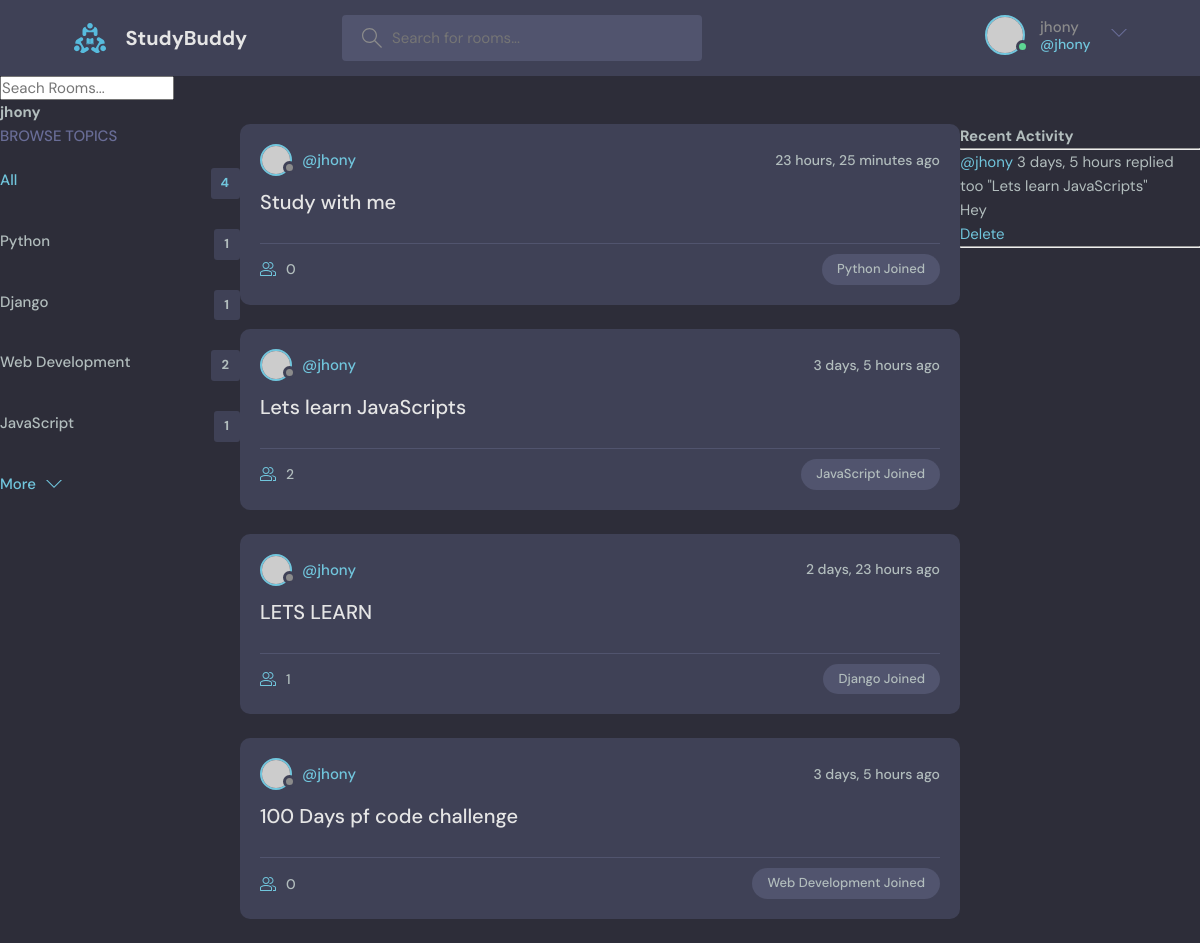
/profile/1/ (signed in), run on the app's committed database.
### base/models.py (models this page shows, shortened)
class Topic(models.Model):
    name = models.CharField(max_length=200)

class Room(models.Model):
    host = models.ForeignKey(User, on_delete=models.SET_NULL, null=True)
    topic = models.ForeignKey(Topic, on_delete=models.SET_NULL, null=True)
    name = models.CharField(max_length=200)
    description = models.TextField(null=True, blank=True)
    participants = models.ManyToManyField(User, related_name='participants', blank=True)
    updated = models.DateTimeField(auto_now=True)
    created = models.DateTimeField(auto_now_add=True)
    class Meta:
        ordering = ['-updated', '-created']
    def __str__(self):
        return str(self.name)

class Message(models.Model):
    user = models.ForeignKey(User, on_delete=models.CASCADE)
    room = models.ForeignKey(Room, on_delete=models.CASCADE)
    body = models.TextField()
    updated = models.DateTimeField(auto_now=True)
    created = models.DateTimeField(auto_now_add=True)
    class Meta:
        ordering = ['-updated', '-created']

### base/views.py (the view)
# urls.py: path('profile/<str:pk>/', views.userProfile, name="user-profile"),
def userProfile(request, pk):
    user = User.objects.get(id = pk)
    rooms = user.room_set.all()
    room_messages = user.message_set.all()
    topics = Topic.objects.all()
    context = {'user':user, 'rooms':rooms, 'room_messages': room_messages, 'topics': topics}
    return render(request, 'base/profile.html', context)

### base/templates/base/profile.html (shortened to what this page needs)
{% extends 'main.html' %}
{% block content %}
<h1>{{user.username}}</h1>
<div class="profile-container">
    <div>
        {% include 'base/topics_component.html' %}
    </div>
    <div>
        {% include 'base/feed_component.html' %}
    </div>
    <div>
        {% include 'base/activity_component.html' %}
    </div>
</div>
{% endblock content %}

### templates/navbar.html (shortened to what this page needs)
{% load static %}
<header class="header header--loggedIn">
    <div class="container">
      <a href="{% url 'home' %}" class="header__logo">
        <img src="{% static 'images/logo.svg' %}" />
        <h1>StudyBuddy</h1>
      </a>
      <form class="header__search" method="GET" action="{% url 'home' %}">
        <label>
          <input name="q" placeholder="Search for rooms..." />
        </label>
      </form>
      <nav class="header__menu">
        {% if request.user.is_authenticated %}
        <div class="header__user">
          <a href="profile.html">
            <div class="avatar avatar--medium active">
              <img src="https://randomuser.me/api/portraits/men/37.jpg" />
            </div>
            <p>{{request.user.username}} <span>@{{request.user.username}}</span></p>
          </a>
          <button class="dropdown-button">
            <svg version="1.1" xmlns="http://www.w3.org/2000/svg" width="32" height="32" viewBox="0 0 32 32">
              <title>chevron-down</title>
              <path d="M16 21l-13-13h-3l16 16 16-16h-3l-13 13z"></path>
            </svg>
          </button>
        </div>
        {% endif %}
      </nav>
    </div>
  </header>
<form method="GET" action="{% url 'home' %}">
    <input type="text" name="q" placeholder="Seach Rooms..." >
</form>

### base/templates/base/topics_component.html
<div class="topics">
    <div class="topics__header">
      <h2>Browse Topics</h2>
    </div>
    <ul class="topics__list">
      <li>
        <a href="{% url 'home' %}" class="active">All <span>{{topics.count}}</span></a>
      </li>
      {% for topic in topics %}
      <li>
        <a href="{% url 'home' %}?q={{topic.name}}">{{topic.name}}<span>{{topic.room_set.all.count}}</span></a>
      </li>
      {% endfor %}
    </ul>
    <a class="btn btn--link" href="/">
        More
        <svg version="1.1" xmlns="http://www.w3.org/2000/svg" width="32" height="32" viewBox="0 0 32 32">
            <title>chevron-down</title>
            <path d="M16 21l-13-13h-3l16 16 16-16h-3l-13 13z"></path>
        </svg>
    </a>
  </div>

### base/templates/base/feed_component.html (shortened to what this page needs)
{% for room in rooms %}
<div class="roomListRoom">
    <div class="roomListRoom__header">
      <a href="{% url 'user-profile' room.host.id %}" class="roomListRoom__author">
        <div class="avatar avatar--small">
          <img src="https://randomuser.me/api/portraits/women/11.jpg" />
        </div>
        <span>@{{room.host.username}}</span>
      </a>
      <div class="roomListRoom__actions">
        <span>{{room.created|timesince}} ago</span>
      </div>
    </div>
    <div class="roomListRoom__content">
      <a href="{% url 'room' room.id %}">{{room.name}}</a>
    </div>
    <div class="roomListRoom__meta">
      <a href="{% url 'room' room.id %}" class="roomListRoom__joined">
        {{room.participants.all.count}}
      </a>
      <p class="roomListRoom__topic">{{room.topic.name}} Joined</p>
    </div>
  </div>
{% endfor %}

### base/templates/base/activity_component.html
<h3>Recent Activity</h3>
        <hr>
        {% for message in room_messages %}
        <div>
            <small><a href="{% url 'user-profile' message.user.id %}">@{{message.user}}</a> {{message.created|timesince}}</small>
            <small>replied too "{{message.room}}"</small>
            <p>{{message.body}}</p>
            {% if request.user == message.user %}
            <a href="{% url 'delete-message' message.id %}">Delete</a>
            {% endif %}
            <hr>
        </div>
        {% endfor %}

### base/templates/base/profile.html (style rules this page uses)
.profile-container { display: grid; grid-template-columns: 1fr 3fr 1fr; }

### data on the page
Topic: name "Python", room_set.all.count "1"
Topic: name "Django", room_set.all.count "1"
Topic: name "Web Development", room_set.all.count "2"
Topic: name "JavaScript", room_set.all.count "1"
Room: host.username "jhony", created "23 hours, 25 minutes", name "Study with me", participants.all.count "0", topic.name "Python"
Room: host.username "jhony", created "3 days, 5 hours", name "Lets learn JavaScripts", participants.all.count "2", topic.name "JavaScript"
Room: host.username "jhony", created "2 days, 23 hours", name "LETS LEARN", participants.all.count "1", topic.name "Django"
Room: host.username "jhony", created "3 days, 5 hours", name "100 Days pf code challenge", participants.all.count "0", topic.name "Web Development"
Message: user "jhony", created "3 days, 5 hours", room "Lets learn JavaScripts", body "Hey", shows "Delete"

### other printed values
{{ request.user.username }} "jhony"
{{ user.username }} "jhony"
{{ topics.count }} "4"
